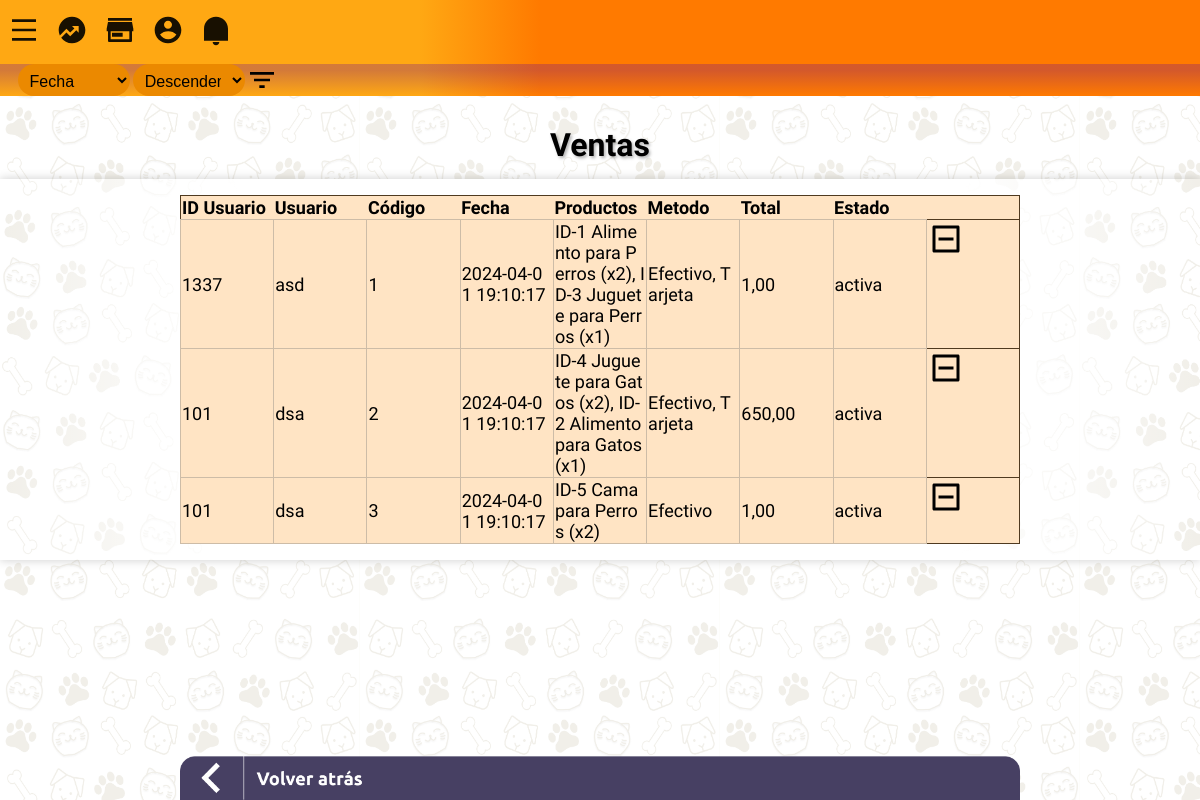
Screenshot of /interfaces/gestion_ventas.php (signed in) with the database file from the repository.
### tables this page shows
CREATE TABLE `ventas` (
  `ID_venta` int(11) NOT NULL,
  `ID_usuario` int(11) NOT NULL,
  `fecha` datetime NOT NULL DEFAULT current_timestamp(),
  `activo` boolean NOT NULL DEFAULT 1
);

CREATE TABLE `usuarios` (
  `ID_usuario` int(11) NOT NULL,
  `nombre` varchar(16) NOT NULL,
  `contrasena` varchar(256) NOT NULL,
  `tipo` ENUM('común', 'administrador') NOT NULL,
  `activo` boolean NOT NULL DEFAULT 1
);

### interfaces/gestion_ventas.php (the view, shortened to what this page needs)
<?php
require '../headers/header_interfaces.php';
include '../headers/ordenador_ventas.php';
?>
</header>
<h1> Ventas </h1>
<article>
    <?php
    echo '<label id="respuesta_servidor"';
    if(isset($_GET['notificacion'])){
        echo ' class="notificacion">';
        echo $_GET['notificacion'];
    } else if(isset($_GET['advertencia'])){
        echo ' class="advertencia">';
        echo $_GET['advertencia'];
    }
    echo '</label>';
    $atributo = 'fecha';
    $orden = 'DESC';
    if(isset($_SESSION['ordenar_por']) && !empty($_SESSION['ordenar_por'])) {
        $atributo = $_SESSION['ordenar_por'];
    }
    if(isset($_SESSION['orden_preferido']) && !empty($_SESSION['orden_preferido'])) {
        $orden = $_SESSION['orden_preferido'];
    }
    $instruccion = 'SELECT
    u.ID_usuario,
    u.nombre AS nombre_usuario,
    v.ID_venta,
    v.fecha,
    GROUP_CONCAT(DISTINCT m.nombre SEPARATOR ", ") AS metodo_pago,
    vm.cantidad_paga,
    GROUP_CONCAT(DISTINCT CONCAT("ID-", p.ID_producto, " ", p.nombre, " (x", dv.cantidad, ")") ORDER BY dv.cantidad DESC SEPARATOR ", ") AS productos,
    CASE
        WHEN v.activo = 1 THEN "activa"
        ELSE "inactiva"
    END AS estado
    FROM ventas v
    JOIN usuarios u ON v.ID_usuario = u.ID_usuario
    JOIN detalles_venta dv ON v.ID_venta = dv.ID_venta
    JOIN productos p ON dv.ID_producto = p.ID_producto
    JOIN venta_metodos_pago vm ON v.ID_venta = vm.ID_venta
    JOIN metodos_pago m ON vm.ID_metodo_pago = m.ID_metodo_pago
    GROUP BY v.ID_venta, u.ID_usuario
    ORDER BY v.activo DESC, ' . $atributo . ' ' . $orden;
    $instruccion2 = 'SELECT
    v.ID_venta,
    SUM(vm.cantidad_paga) AS total_venta
    FROM ventas v
    JOIN venta_metodos_pago vm ON v.ID_venta = vm.ID_venta
    GROUP BY v.ID_venta;
    ';
    $ventas = mysqli_query($conn, $instruccion);
    $totales_ventas = mysqli_query($conn, $instruccion2);
    echo '<table id="tabla_ventas" class="tabla_registros">
        <thead>
            <tr>
                <th>ID Usuario</th>
                <th>Usuario</th>
                <th>C&oacute;digo</th>
                <th>Fecha</th>
                <th>Productos</th>
                <th>Metodo</th>
                <th>Total</th>
                <th>Estado</th>
            </tr>
        </thead>';
    while ($venta = mysqli_fetch_array($ventas, MYSQLI_ASSOC)) {
        $ID_usuario = $venta['ID_usuario'];
        $nombre_usuario = $venta['nombre_usuario'];
        $ID_venta = $venta['ID_venta'];
        $fecha = $venta['fecha'];
        $productos = $venta['productos'];
        $metodo_pago = $venta['metodo_pago'];
        $estado = $venta['estado'];
        $total = mysqli_fetch_array($totales_ventas, MYSQLI_ASSOC);
        $total_venta = number_format($total['total_venta'], 2);
        echo '
        <tbody>
            <tr data-producto="' . $ID_venta . '">
                <td>' . $ID_usuario . '</td>
                <td>' . $nombre_usuario . '</td>
                <td>' . $ID_venta . '</td>
                <td>' . $fecha . '</td>
                <td>' . $productos . '</td>
                <td>' . $metodo_pago . '</td>
                <td>' . number_format($total_venta, 2, ',', '.') . '</td>
                <td>' . $estado . '</td>
                <td id="' . $ID_venta . '" class="tabla_registros_celda tabla_registros_opciones">';
                if($estado === 'activa')
                {
                    echo '<a class="desactivar_venta"><img src="../iconos/line/checkbox-indeterminate-line.svg"></a>';
                } else {
                    echo '<a class="activar_venta"><img src="../iconos/checkbox-indeterminate-fill.svg"></a>';
                }
                echo '
                </td>
            </tr>';
    }
    ?>
    </tbody>
    </table>
    <picture>
        <source media='(min-width: 48rem)' srcset='../img/regresar_largo.png'>
        <source media='(max-width: 48rem)' srcset='../img/regresar.png'>
        <img class='regresar' data-destino='../menu_empresa.php' src='../img/regresar_largo.png' alt='regresar'>
    </picture>
</article>
</body>
</html>

### headers/header_interfaces.php (shortened to what this page needs)
<!DOCTYPE html>
<html lang="es">
<head>
    <link rel='stylesheet' href='https://code.jquery.com/ui/1.13.0/themes/base/jquery-ui.css'>
    <link rel='stylesheet' href='../css/aplicacion.css'>
</head>
<body class='noseleccionable'>
    <header>
        <nav>
            <a href='../menu.php' class='nav_item'><img src='../iconos/menu.svg' class='nav_icon'></a>
            <a href='../interfaces/transacciones.php' class='nav_item'><img src='../iconos/funds-fill.svg'
                    class='nav_icon'></a>
            <a href='../catalogo.php' class='nav_item'><img src='../iconos/store-3-fill.svg' class='nav_icon'></a>
            <a href='../login.php' class='nav_item'><img src='../iconos/account-circle-fill.svg' class='nav_icon'></a>
            <a id='mostrar_alertas_restock' class='nav_item'> <img src='../iconos/notification-fill.svg' class='nav_icon'
                    alt='alertas de restock'> </a>
        </nav>

### headers/ordenador_ventas.php (shortened to what this page needs)
<div id="ordenador">
    <form id="ordenador_form">
        <?php
        if (isset($_SESSION["ordenar_por"]) && !empty($_SESSION["ordenar_por"])) {
            $ordenar_por = $_SESSION["ordenar_por"];
            echo "<select name='ordenar_por' id='ordenar_por'>";
            echo "<option value='fecha'";
            if ($ordenar_por === "fecha")
                echo "selected";
            echo ">Fecha</option>";
            echo "</select>";
        } else {
            echo "<select name='ordenar_por' id='ordenar_por'>
            <option value='fecha'>Fecha</option>
            <option value='valor'>Valor total</option>
            <option value='tipo'>Ingreso/egreso</option>
            </select>";
        }
        if (isset($_SESSION["orden_preferido"]) && !empty($_SESSION["orden_preferido"])) {
            $orden_preferido = $_SESSION["orden_preferido"];
            echo "<select name='orden_preferido' id='orden_preferido'>";
            echo "<option value='DESC'";
            if ($orden_preferido === "DESC") {
                echo " selected";
            }
            echo ">Descendente</option>";
            echo "</select>";
        } else {
            echo "<select name='orden_preferido' id='orden_preferido'>
            <option value='ASC'>Ascendente</option>
            <option value='DESC'>Descendente</option>
            </select>";
        }
        echo '<img id="ocultar_ordenador" src="../iconos/filter-3.svg">';
        ?>
    </form>
</div>

### css/aplicacion.css (style rules this page uses)
body { background-color: rgb(240, 233, 227); background-image: url('../img/patron.png'); background-size: 30%; background-repeat: repeat; display: flex; flex-wrap: wrap; flex-direction: column; width: 100%; max-width: 100dvw; top: 0; left: 0; padding: 0; margin: 7rem 0 0 0; scrollbar-width: thin; scrollbar-color: rgba(0, 206, 96, 1) rgba(165, 206, 0, 1); }
header { background: rgba(255, 122, 0, 1); background: linear-gradient(to right, rgba(255, 168, 19, 1) 35%, rgba(255, 122, 0, 1) 45%); color: #000000; z-index: 7; position: fixed; display: flex; flex-direction: row; flex-wrap: wrap; align-items: flex-end; justify-content: center; width: 100%; height: 6rem; top: 0; left: 0; }
nav { padding: 0 0.5rem; z-index: 2; position: relative; display: flex; justify-content: start; align-items: center; gap: 1rem; width: 100%; }
a { text-decoration: none; }
article { background-color: rgba(255, 255, 255, 0); background-image: linear-gradient(to right, rgba(255, 255, 255, 0) 0%, rgba(255, 255, 255, 1) 10%, rgba(255, 255, 255, 1) 90%, rgba(255, 255, 255, 0) 100%); box-shadow: 0 0 0.6rem rgba(0, 0, 0, 0.2); display: flex; flex-direction: column; justify-content: center; margin-bottom: 10rem; }
select { background-color: rgba(255, 255, 255, 0.45); width: 25%; max-width: 40%; border: 0.1rem solid rgba(0, 0, 0, 0.45); font-size: 1rem; }
option { font-size: 1rem; background-color: rgba(255, 252, 252, 0.48); color: #000000; }
h1 { margin: 2rem auto; line-height: 0.2rem; font-family: "Baloo Thambi 2", system-ui; font-weight: 800; text-shadow: 0.1rem 0.1rem 0.2rem rgba(0, 0, 0, 0.3); }
#tabla_ventas { border: 0.1rem rgba(79, 58, 32, 1) solid; border-collapse: collapse; background-color: bisque; font-family: "Baloo Thambi 2", system-ui; font-size: 1.5dvw; table-layout: fixed; position: relative; width: 100%; padding: 0.5rem; white-space: normal; overflow: hidden; text-overflow: ellipsis; text-align: left; }
#tabla_ventas th { overflow: hidden; text-overflow: ellipsis; text-align: left; }
#tabla_ventas td { border: 0.1rem rgb(205, 188, 167) solid; word-break: break-all; }
#tabla_ventas tr { border: 0.1rem rgba(79, 58, 32, 1) solid; }
#tabla_ventas .tabla_registros_celda { border: 0.1rem rgba(79, 58, 32, 1) solid; }
.tabla_registros_celda { width: 15dvw; border: 0.1rem solid rgb(214, 190, 169); text-align: left; vertical-align: top; white-space: normal; word-wrap: break-word; word-break:normal; overflow-wrap: break-word; text-align: left; }
.tabla_registros_opciones img { width: 40%; }
.tabla_registros_celda a { height: 100%; }
.tabla_registros_celda img { max-width: 40%; }
.nav_item { font-size: medium; color: #000000; text-decoration: none; white-space: nowrap; }
.nav_icon { height: 2rem; width: 100%; opacity: 90%; }
#ordenador { width: 100%; }
#ordenador_form { width: 100%; height: 2rem; border-radius: 0; box-shadow: none; display: flex; flex-direction: row; flex-wrap: nowrap; justify-content: start; margin: 0 0 0 0; padding: 0 1rem 0 1rem; background-color: rgba(209, 148, 148, 0); background-image: linear-gradient(to bottom, rgba(97, 0, 157, 0.275) 20%, rgba(255, 255, 255, 0) 100%); font-family: "Lato", sans-serif; }
#ordenador_form select { background-color: rgba(235, 137, 0, 1); border: none; min-width: 4rem; max-width: 7rem; margin: 0 0.1rem; }
form { background-color: rgba(241, 241, 241, 1); border-radius: 1.5rem; display: flex; padding: 2rem 0.6rem; color: rgba(0, 0, 0, 1); font-family: "Baloo Thambi 2", system-ui; font-weight: 800; position: relative; }
form *:not(input) { user-select: none; }
form select { border-radius: 1.5rem; margin: 0 0 0 2dvw; padding: 0.5rem; background-color: rgba(255, 255, 255, 1); }
.regresar { position: fixed; max-width: 70dvw; bottom: 0; left: 50%; transform:translateX(-50%); }
.noseleccionable { -webkit-user-select: none; -moz-user-select: none; -ms-user-select: none; user-select: none; }
@media (min-width: 48rem) { article { background-color: rgba(255, 255, 255, 0); background-image: linear-gradient(to right, rgba(255, 255, 255, 0) 0%, rgba(255, 255, 255, 1) 20%, rgba(255, 255, 255, 1) 25%, rgba(255, 255, 255, 1) 75%, rgba(255, 255, 255, 1) 80%, rgba(255, 255, 255, 0) 100%); padding: 1rem 15%; } }
@media (min-width: 48rem) { .tabla_registros_celda { height: 3dvw; } }

### rows the page displays
ventas: ID_usuario.ID_usuario "1337", ID_usuario.nombre "asd", ID_venta "1", fecha "2024-04-01 19:10:17", productos "ID-1 Alimento para Perros (x2), ID-3 Juguete para Perros (x1)", metodo_pago "Efectivo, Tarjeta", total_venta "1,00", estado "activa"
ventas: ID_usuario.ID_usuario "101", ID_usuario.nombre "dsa", ID_venta "2", fecha "2024-04-01 19:10:17", productos "ID-4 Juguete para Gatos (x2), ID-2 Alimento para Gatos (x1)", metodo_pago "Efectivo, Tarjeta", total_venta "650,00", estado "activa"
ventas: ID_usuario.ID_usuario "101", ID_usuario.nombre "dsa", ID_venta "3", fecha "2024-04-01 19:10:17", productos "ID-5 Cama para Perros (x2)", metodo_pago "Efectivo", total_venta "1,00", estado "activa"
